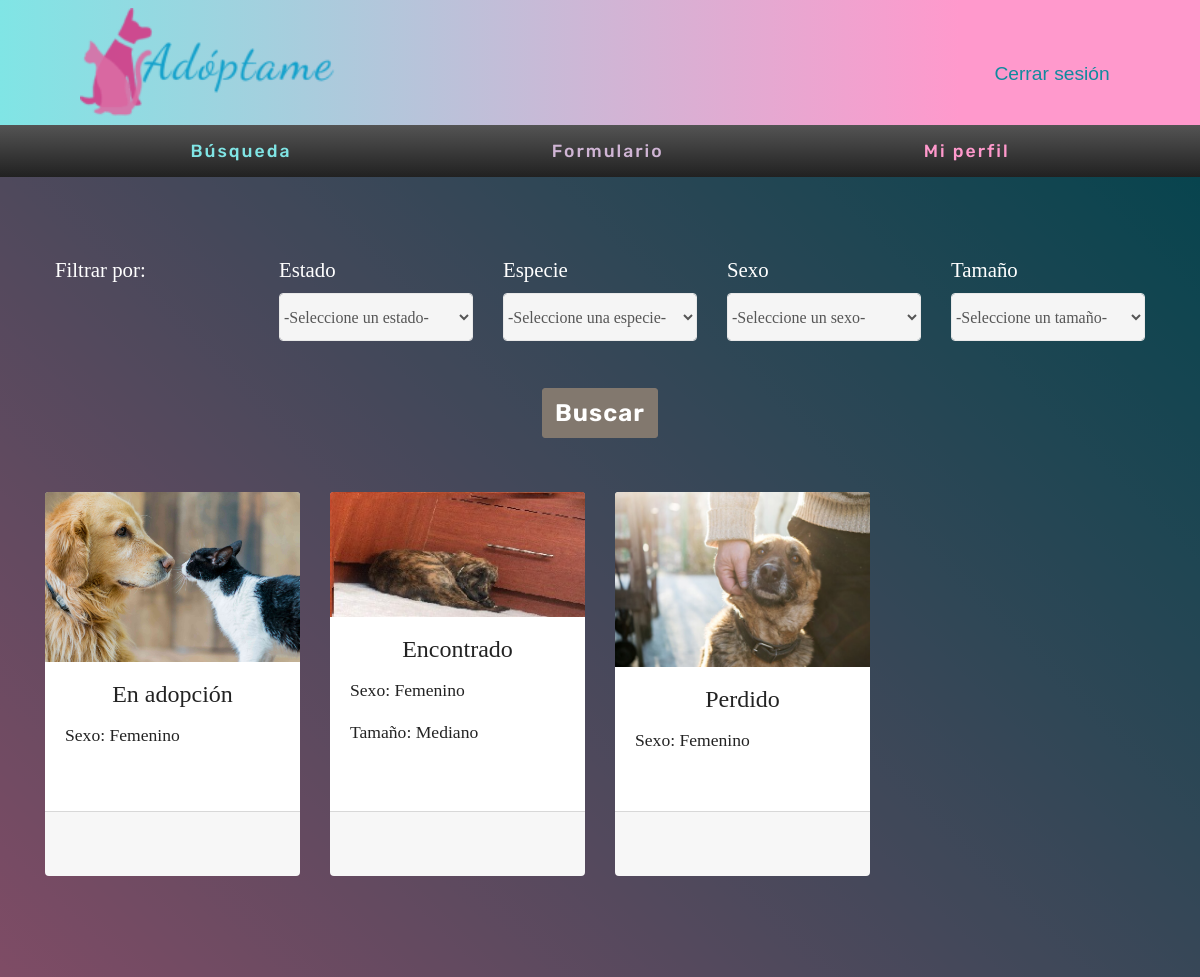
Before: /search/ (signed in) with the older database file.
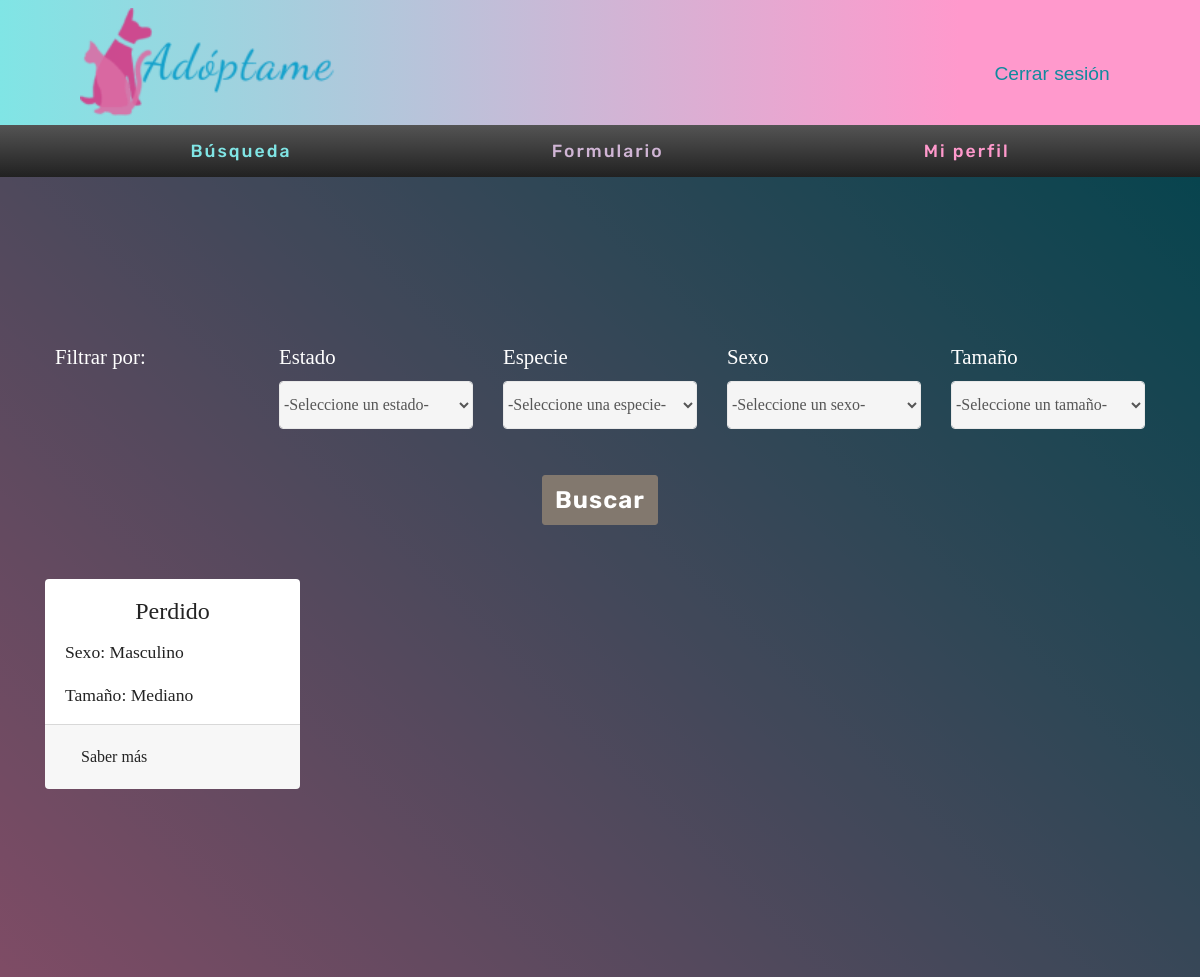
After: the same page with the newer database file.
### main/models.py (models this page shows)
class Animal(models.Model):
    STATUS_CHOICES = (
        ('a', 'for_adoption'),
        ('f', 'found'),
        ('l', 'lost'),
    )
    GENDER_CHOICES = (
        ('m', 'male'),
        ('f', 'female')
    )
    SIZE_CHOICES = (
        ('s', 'short'),
        ('m', 'medium'),
        ('b', 'big')
    )
    RACE_CHOICES = (
        ('d', 'dog'),
        ('c', 'cat'),
        ('o', 'other')
    )
    ID_animal = models.AutoField(unique=True, primary_key=True)
    picture = models.FileField(default="animal/rey.png", upload_to="animal/")
    status = models.CharField(max_length=200, choices=STATUS_CHOICES)
    race = models.CharField(max_length=200, choices=RACE_CHOICES)
    gender = models.CharField(max_length=6, choices=GENDER_CHOICES)
    size = models.CharField(max_length=200, choices=SIZE_CHOICES)
    description = models.CharField(max_length=500, choices=SIZE_CHOICES, default="Description Example")

### main/views.py (the view)
# urls.py: path("search/", login_required(views.search), name="search"),
def search(request):
    data = request.POST
    q1 = Animal.objects.all()
    q2 = FormDB.objects.all()
    q3 = PhoneNumber.objects.all()
    def test(n):
        return "hola" + str(n)
    q = Animal.objects.filter(status=str(data.get("inputEstadoS"))).filter(race=str(data.get("inputEspecieS"))).filter(gender=str(data.get("inputSexoS"))).filter(size=str(data.get("inputTS")))
    if not q:
        d1 = {"busqueda": q1, "form": q2, "phone": q3, "test": test}
        return render(request, "main/search.html", d1)
    else:
        d = {"busqueda": q}
        return render(request, "main/search.html", d)

### main/templates/main/search.html (shortened to what this page needs)
<!DOCTYPE html>
<html  >
<head>
  <link rel="stylesheet" href="https://use.fontawesome.com/releases/v5.8.1/css/all.css">
  <link href="https://stackpath.bootstrapcdn.com/bootstrap/4.4.1/css/bootstrap.min.css" rel="stylesheet">
  <link rel="stylesheet" href="https://use.fontawesome.com/releases/v5.8.1/css/all.css">
  <link href="https://stackpath.bootstrapcdn.com/bootstrap/4.4.1/css/bootstrap.min.css" rel="stylesheet">
  <link rel="stylesheet" href="../../static/assets/web/assets/mobirise-icons/mobirise-icons.css">
  <link rel="stylesheet" href="../../static/assets/bootstrap/css/bootstrap.min.css">
  <link rel="stylesheet" href="../../static/assets/bootstrap/css/bootstrap-grid.min.css">
  <link rel="stylesheet" href="../../static/assets/bootstrap/css/bootstrap-reboot.min.css">
  <link rel="stylesheet" href="../../static/assets/tether/tether.min.css">
  <link rel="stylesheet" href="../../static/assets/animatecss/animate.min.css">
  <link rel="stylesheet" href="../../static/assets/dropdown/css/style.css">
  <link rel="stylesheet" href="../../static/assets/theme/css/style.css">
  <link rel="stylesheet" href="../../static/assets/mobirise/css/mbr-additional.css" type="text/css">
  <link rel="stylesheet" href="../../static/csslocal/csspaola.css">
</head>
<body>
  <section class="menu cid-qTkzRZLJNu" once="menu" id="menu1-0">
    <nav class="navbar navbar-expand beta-menu align-items-center navbar-fixed-top navbar-toggleable-sm">
        <div class="menu-logo">
            <div class="navbar-brand">
                <span class="navbar-logo">
                         <a href="/homeLog/"><img src="../../static/assets/images/logo-192x76.png" alt="Mobirise" title="" style="height: 6.8rem;"><a/>
                </span>
            </div>
        </div>
        <div class="collapse navbar-collapse" id="navbarSupportedContent">
            <ul class="navbar-nav nav-right" data-app-modern-menu="true">
                <li class="nav-item">
                    <a class="nav-link link text-primary display-2" href="/logout/">Cerrar sesión</a>
                </li>
            </ul>
        </div>
    </nav>
</section>
<section class="menu cid-qTkzRZLJNu sticky-top" once="menu">
    <nav class="navbar navbar-expand" id="myNav">
        <ul class="navbar-nav">
          <li class="nav-item active">
            <a class="nav-link" href="/search/">Búsqueda</a>
          </li>
        </ul>
        <ul class="navbar-nav">
          <li class="nav-item active">
            <a class="nav-link" data-toggle="modal" data-target="#formModal" href="#">Formulario</a>
          </li>
        </ul>
        <ul class="navbar-nav">
          <li class="nav-item active">
            <a class="nav-link" href="/profile/">Mi perfil</a>
          </li>
        </ul>
      </nav>
</section>
<form method="post" id="formSearch" action="/search/">
    <section class="mbr-fullscreen" id="buscador">
        <div class="container" >
                <div class="form-row">
                <div class="col-md">Filtrar por:</div>
                <div class="form-group col-md">
                    <label for="inputEstado">Estado</label>
                    <select id="inputEstadoS" name="inputEstadoS" class="form-control" form="formSearch">
                              <option value="" >-Seleccione un estado-</option>
                    </select>
                </div>
                <div class="form-group col-md">
                    <label for="inputEstado">Especie</label>
                    <select id="inputEspecieS" name="inputEspecieS" class="form-control" form="formSearch">
                              <option value="" >-Seleccione una especie-</option>
                    </select>
                </div>
                <div class="form-group col-md">
                    <label for="inputEstado">Sexo</label>
                    <select id="inputSexoS" name="inputSexoS" class="form-control" form="formSearch">
                              <option value="" >-Seleccione un sexo-</option>
                    </select>
                </div>
                <div class="form-group col-md">
                    <label for="inputEstado">Tamaño</label>
                    <select id="inputTS" name="inputTS" class="form-control" form="formSearch">
                              <option value="" >-Seleccione un tamaño-</option>
                    </select>
                </div>
                </div>
                <div class="text-center mt-4">
                  <input class="btn btn-info" type="submit" value="Buscar"/>
                </div>
                <br>
                <br>
                <div class="row text-center">
                    {% for d in busqueda %}
                  <div class="col-lg-3 col-md-6 mb-4">
                    <div class="card h-100">
                      <img class="card-img-top" src="{{ d.picture.url }}" alt="">
                      <div class="card-body">
                        <h4 class="card-title">
                                {% if d.status == 'a'  %}
                                    En adopción
                                {% elif d.status == 'f' %}
                                    Encontrado
                                {% elif d.status == 'l' %}
                                    Perdido
                                {% endif %}</h4>
                        <p>Sexo: {% if d.gender == 'f'  %}
                                Femenino
                                {% elif d.gender == 'm' %}
                                Masculino
                                {% endif %}</p>
                        <p>Tamaño: {% if d.size == 's'  %}
                                    Pequeño
                                {% elif d.size == 'm' %}
                                    Mediano
                                {% elif d.size == 'b' %}
                                    Grande
                                {% endif %}</p>
                      </div>
                      <div class="card-footer">
                        <p>
                          <a class="nav-link" data-toggle="collapse" data-target="#collapseExample{{ d.ID_animal }}" >Saber más</a>
                        </p>
                      </div>
                    </div>
                  </div>
                    {% endfor %}
                </div>
        </div>
    </section>
</form>
  </body>
</html>

### main/static/assets/theme/css/style.css (style rules this page uses)
section { background-color: #eeeeee; }
body { font-style: normal; line-height: 1.5; }
section, .container, .container-fluid { position: relative; word-wrap: break-word; }
ul, ol, pre, blockquote { margin-bottom: 2.3125rem; }
a { font-style: normal; font-weight: 400; cursor: pointer; }
a, a:hover { text-decoration: none; }
body { color: #232323; }
h1, h2, h3, h4, h5, h6, .h1, .h2, .h3, .h4, .h5, .h6, .display-1, .display-2, .display-3, .display-4 { line-height: 1; word-break: break-word; word-wrap: break-word; }
body { position: relative; }
section { background-position: 50% 50%; background-repeat: no-repeat; background-size: cover; }
.card { background-color: transparent; border: none; }
.btn { font-weight: 500; border-width: 2px; font-style: normal; letter-spacing: 1px; margin: 0.4rem 0.8rem; white-space: normal; -webkit-transition: all 0.3s ease-in-out; -moz-transition: all 0.3s ease-in-out; transition: all 0.3s ease-in-out; display: inline-flex; align-items: center; justify-content: center; word-break: break-word; -webkit-align-items: center; -webkit-justify-content: center; display: -webkit-inline-flex; }
[type=submit] { -webkit-appearance: none; }
.mbr-fullscreen { display: flex; display: -webkit-flex; display: -moz-flex; display: -ms-flex; display: -o-flex; align-items: center; -webkit-align-items: center; min-height: 100vh; padding-top: 3rem; padding-bottom: 3rem; }
.form-control { background-color: #f5f5f5; box-shadow: none; color: #565656; line-height: 1.43; min-height: 3.5em; padding: 1.07em 0.5em; }
.form-control, .form-control:focus { border: 1px solid #e8e8e8; }
.menu .navbar-brand { display: -webkit-flex; }
.menu .navbar-brand span { display: flex; display: -webkit-flex; }
.menu .navbar-brand .navbar-logo img { display: -webkit-flex; }
@media (min-width: 1024px) { .menu .navbar-toggleable-sm .navbar-collapse { display: -webkit-flex !important; } }
.navbar { display: -webkit-flex; -webkit-flex-wrap: wrap; -webkit-align-items: center; -webkit-justify-content: space-between; }
.navbar-collapse { -webkit-flex-basis: 100%; -webkit-flex-grow: 1; -webkit-align-items: center; }
.row { display: -webkit-flex; -webkit-flex-wrap: wrap; }
@media (min-width: 768px) { .navbar-toggleable-sm { -webkit-box-orient: horizontal; -webkit-box-direction: normal; -webkit-flex-direction: row; -ms-flex-direction: row; flex-direction: row; -webkit-flex-wrap: nowrap; -ms-flex-wrap: nowrap; flex-wrap: nowrap; -webkit-box-align: center; -webkit-align-items: center; -ms-flex-align: center; align-items: center; } }
@media (min-width: 768px) { .navbar-toggleable-sm .navbar-nav { -webkit-box-orient: horizontal; -webkit-box-direction: normal; -webkit-flex-direction: row; -ms-flex-direction: row; flex-direction: row; } }
@media (min-width: 768px) { .navbar-toggleable-sm .navbar-nav .nav-link { padding-right: 0.5rem; padding-left: 0.5rem; } }
@media (min-width: 768px) { .navbar-toggleable-sm .navbar-collapse { display: none; width: 100%; } }
html, body { height: auto; min-height: 100vh; }

Changed rows visible on the page:
removed Animal: picture (picture), status "En adopción", gender "Femenino"
removed Animal: picture (picture), status "Encontrado", gender "Femenino", size "Mediano"
removed Animal: picture (picture), status "Perdido", gender "Femenino"
added Animal: status "Perdido", gender "Masculino", size "Mediano"
